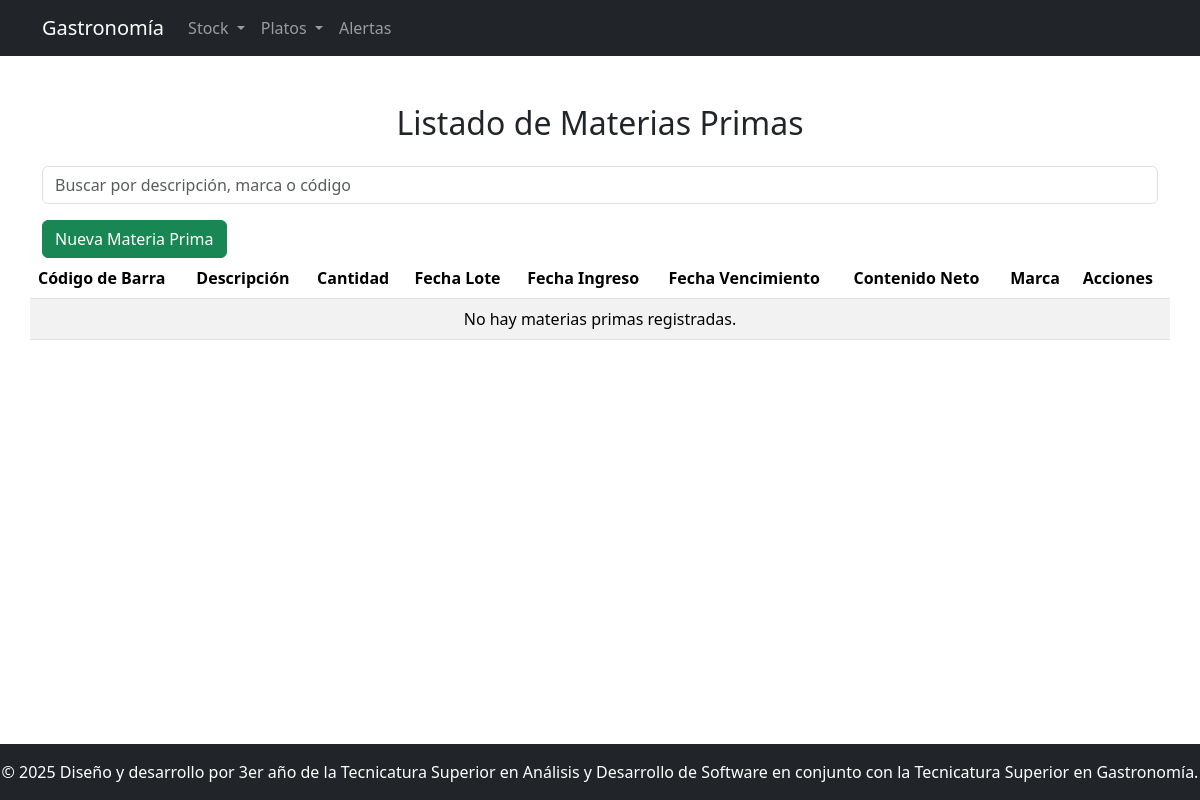
The app's page /materiaprima_lista.php?error=param, older data.
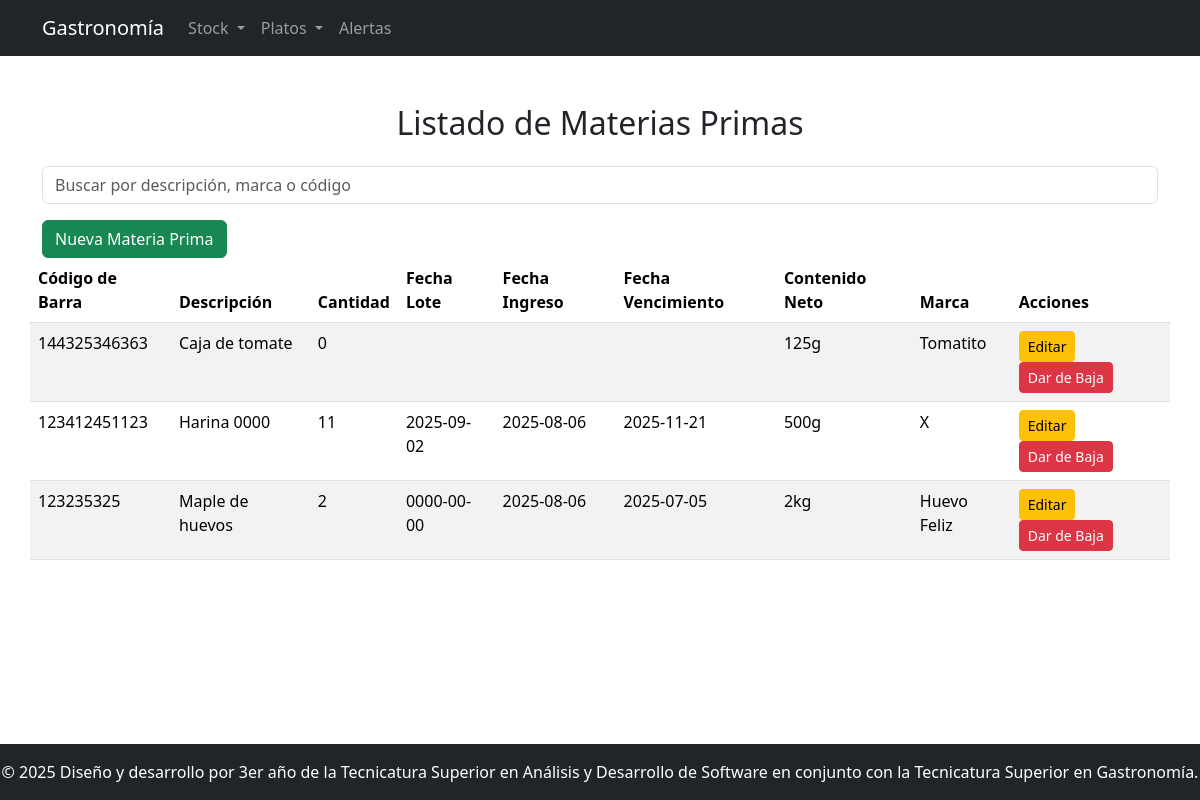
The same page, newer data.
### tables this page shows
CREATE TABLE `materia_prima` (
  `id` int(11) NOT NULL,
  `codigo_barra` varchar(200) NOT NULL,
  `descripcion` varchar(200) NOT NULL,
  `contenido_neto` varchar(200) NOT NULL COMMENT 'unidad de medida',
  `marca` varchar(200) NOT NULL,
  `stock_minimo` double NOT NULL,
  `stock_maximo` double NOT NULL
);

### materiaprima_lista.php (the view, shortened to what this page needs)
<?php
include 'conectar.php';
$sql = "select mp.id, mp.codigo_barra, mp.descripcion, mp.contenido_neto, mp.marca,
        IFNULL(SUM(imp.cantidad), 0) AS cantidad, MAX(imp.fecha_lote) AS fecha_lote,
        MAX(imp.fecha) AS fecha_ingreso, MAX(imp.fecha_vencimiento) AS fecha_vencimiento
        FROM materia_prima mp
        LEFT JOIN ingreso_materia_prima imp ON mp.id = imp.id_materia_prima
        GROUP BY mp.id, mp.codigo_barra, mp.descripcion, mp.contenido_neto, mp.marca
        ORDER BY mp.descripcion ASC";
$resultado = $conexion->query($sql);
?>
<!DOCTYPE html>
<html lang="es">
<head>
    <link rel='stylesheet' type='text/css' href='css/bootstrap.min.css'>
</head>
<body class="d-flex flex-column min-vh-100">
    <?php
    include 'includes/header.php';
    ?>
    <div class="container mt-5 mb-5 flex-grow-1">
        <h2 class="mb-4 text-center">Listado de Materias Primas</h2>
        <div class="mb-3">
            <input type="text" class="form-control" id="buscador" placeholder="Buscar por descripción, marca o código" onkeyup="buscarMateriaPrima()">
        </div>
        <div>
            <a href="materia_prima.php" class="btn btn-success">Nueva Materia Prima</a>
        </div>
        <div class="row row-cols-1 row-cols-md-2 g-4">
            <table class="table table-striped table-hover">
                <thead>
                    <tr>
                        <th>Código de Barra</th>
                        <th>Descripción</th>
                        <th>Cantidad</th>
                        <th>Fecha Lote</th>
                        <th>Fecha Ingreso</th>
                        <th>Fecha Vencimiento</th>
                        <th>Contenido Neto</th>
                        <th>Marca</th>
                        <th>Acciones</th>
                    </tr>
                </thead>
                <tbody>
                    <?php if ($resultado->num_rows > 0): ?>
                        <?php while ($fila = $resultado->fetch_assoc()): ?>
                            <tr>
                                <td><?= $fila['codigo_barra'] ?></td>
                                <td><?= $fila['descripcion'] ?></td>
                                <td><?= $fila['cantidad'] ?></td>
                                <td><?= $fila['fecha_lote'] ?></td>
                                <td><?= $fila['fecha_ingreso'] ?></td>
                                <td><?= $fila['fecha_vencimiento'] ?></td>
                                <td><?= htmlspecialchars($fila['contenido_neto']) ?></td>
                                <td><?= htmlspecialchars($fila['marca']) ?></td>
                                <td>
                                    <a href="materia_prima.php?id=<?= $fila['id'] ?>" class="btn btn-sm btn-warning">Editar</a>
                                    <a href="materiaprima_baja.php?id=<?= $fila['id'] ?>" class="btn btn-sm btn-danger">Dar de Baja</a>
                                </td>
                            </tr>
                        <?php endwhile; ?>
                    <?php else: ?>
                        <tr>
                            <td colspan="9" class="text-center">No hay materias primas registradas.</td>
                        </tr>
                    <?php endif; ?>
                </tbody>
            </table>
        </div>
    </div>
    <?php
    include 'includes/footer.php';
    ?>
</body>
</html>

### includes/header.php (shortened to what this page needs)
<nav class="navbar navbar-expand-lg navbar-dark bg-dark">
    <div class="container">
        <a class="navbar-brand" href="#">Gastronomía</a>
        <div class="collapse navbar-collapse" id="navbarNav">
            <ul class="navbar-nav me-auto">
                <li class="nav-item dropdown">
                    <a class="nav-link dropdown-toggle" href="#" id="stockDropdown" role="button" data-bs-toggle="dropdown">
                        Stock
                    </a>
                </li>
                <li class="nav-item dropdown">
                    <a class="nav-link dropdown-toggle" href="#" id="platosDropdown" role="button" data-bs-toggle="dropdown">
                        Platos
                    </a>
                </li>
                <li class="nav-item">
                    <a class="nav-link" href="gestion_alertas/alertas.php">Alertas</a>
                </li>
            </ul>
        </div>
    </div>
</nav>

### includes/footer.php
<footer class="bg-dark text-white text-center py-3 mt-auto">
    &copy;
    <?php echo date('Y'); ?> Diseño y desarrollo por 3er año de la Tecnicatura Superior en Análisis y Desarrollo de Software en conjunto con la Tecnicatura Superior en Gastronomía.
</footer>

Row changes from the older to the newer data that the page shows:
added materia_prima: codigo_barra "144325346363", descripcion "Caja de tomate", cantidad "0", contenido_neto "125g", marca "Tomatito"
added materia_prima: codigo_barra "123412451123", descripcion "Harina 0000", cantidad "11", fecha_lote "2025-09-02", fecha_ingreso "2025-08-06", fecha_vencimiento "2025-11-21", contenido_neto "500g", marca "X"
added materia_prima: codigo_barra "123235325", descripcion "Maple de huevos", cantidad "2", fecha_lote "0000-00-00", fecha_ingreso "2025-08-06", fecha_vencimiento "2025-07-05", contenido_neto "2kg", marca "Huevo Feliz"
Text that changed along with them:
text no longer shown: "No hay materias primas registradas."
